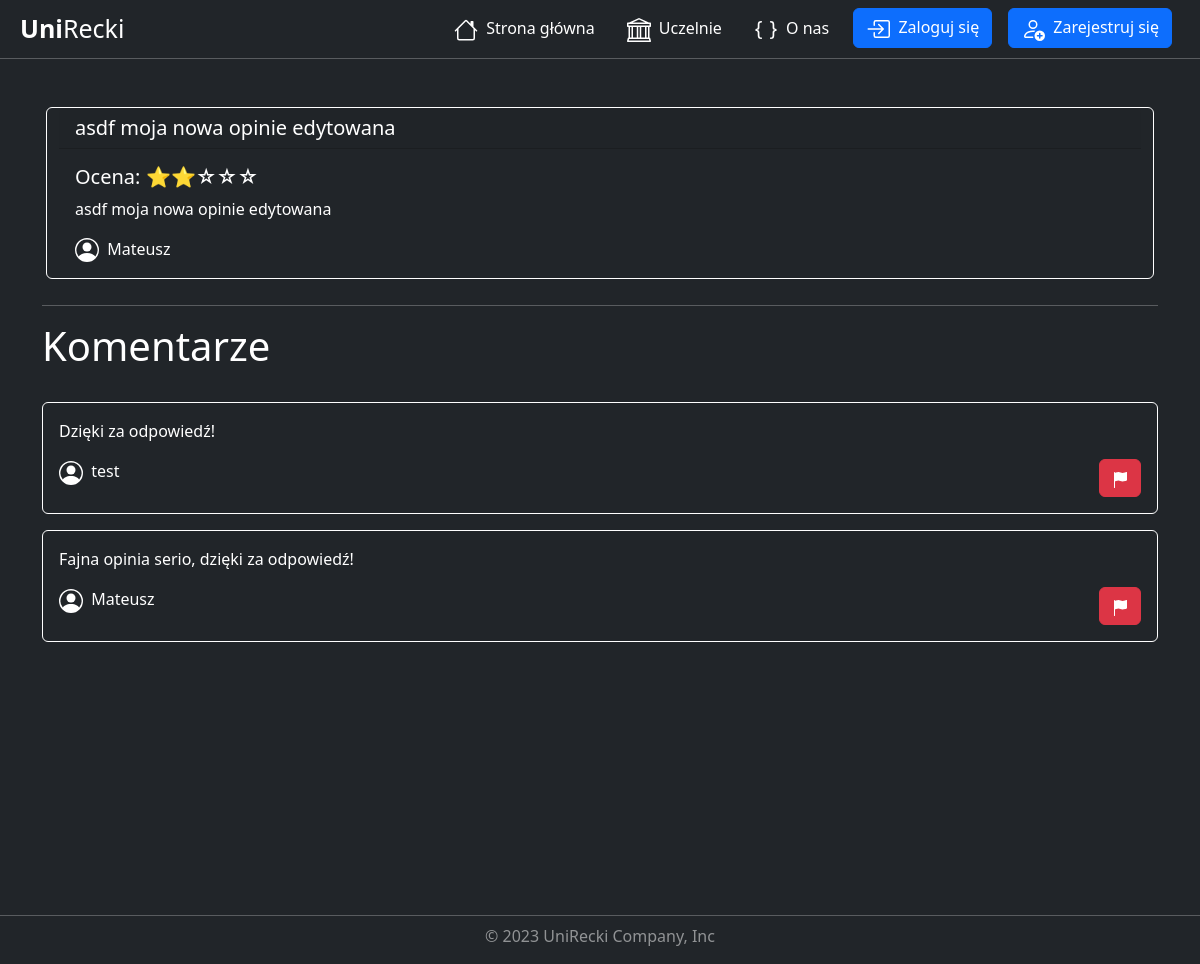
The app's page /university/review/18/, older data.
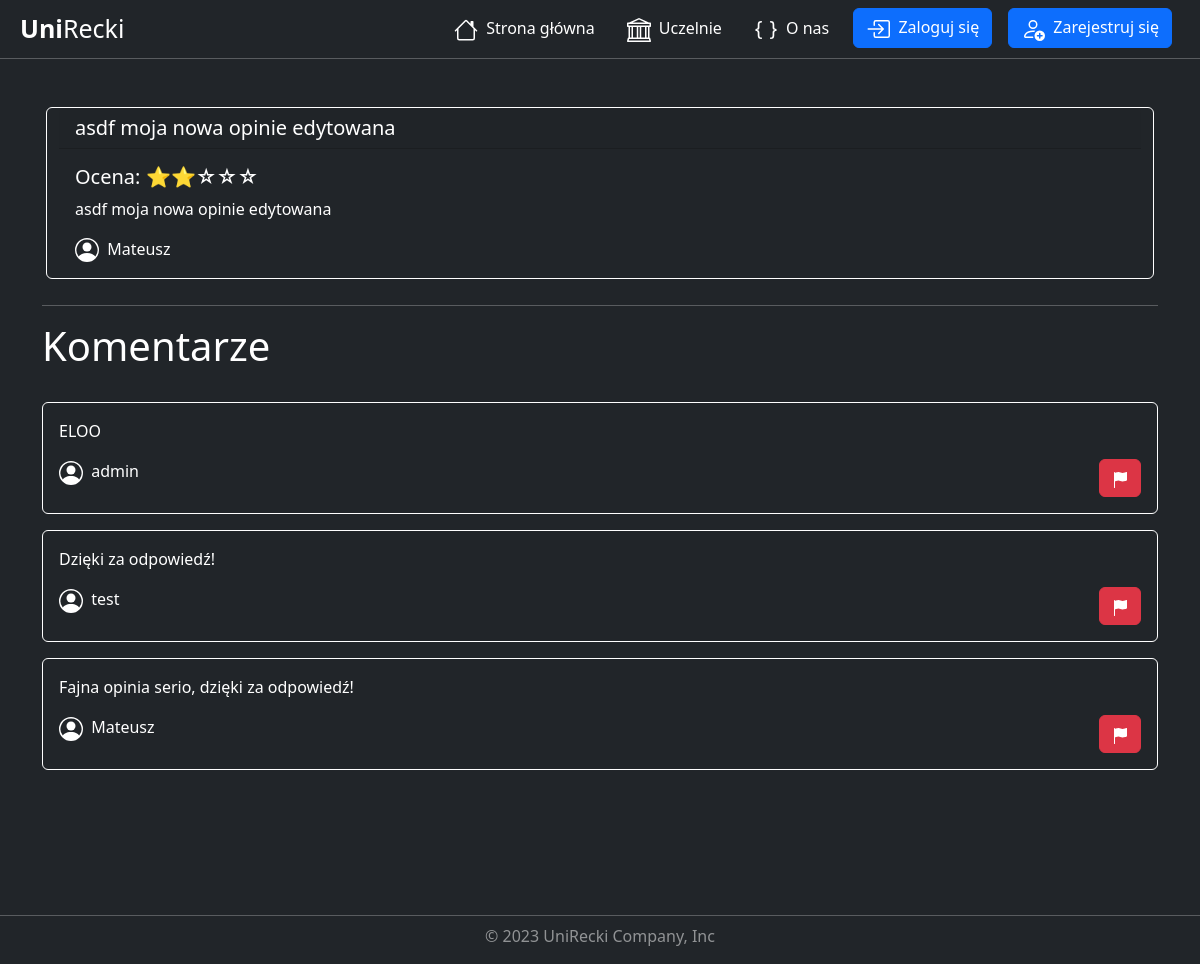
The same page, newer data.
### universities/models.py (models this page shows, shortened)
class Review(models.Model):
    title = models.CharField( max_length=150)
    description = models.CharField( max_length=3000)
    rating = models.IntegerField(validators=[
            MaxValueValidator(5),
            MinValueValidator(1)
        ])
    add_date = models.DateTimeField(default=timezone.now, blank=True)
    university = models.ForeignKey(University, on_delete=models.CASCADE)
    user = models.ForeignKey(User, on_delete=models.CASCADE)
    users_like = models.ManyToManyField(User, related_name='images_liked', blank=True)
    class Meta:
        verbose_name = 'Review'
        verbose_name_plural = 'Reviews'

class Comment(models.Model):
    description = models.CharField( max_length=3000)
    add_date = models.DateTimeField(default=timezone.now, blank=True)
    review = models.ForeignKey(Review, on_delete=models.CASCADE)
    user = models.ForeignKey(User, on_delete=models.CASCADE)
    class Meta:
        verbose_name = 'Comment'
        verbose_name_plural = 'Comments'

### universities/views.py (the view)
# urls.py: path('review/<int:pk>/', views.ReviewDetailView.as_view(), name='review_detail'),
class ReviewDetailView(DetailView):
    model = Review
    template_name = 'universities/review_detail.html'
    context_object_name = 'review'
    def get_context_data(self, **kwargs):
        context = super().get_context_data(**kwargs)
        review = self.get_object()
        comments = review.comment_set.all().order_by('-add_date')
        context['comments'] = comments
        return context

### universities/templates/universities/review_detail.html (shortened to what this page needs)
{% extends "base.html" %}
{% load static %}
{% block css %}
    <link rel="stylesheet" href="{% static "universities/review_detail.css" %}">
{% endblock css %}
{% block content %}
    <div class="container mt-5">
        <div class="row mx-1">
            <div class="card bg-dark">
                <h5 class="card-header ">{{ review.title }}</h5>
                <div class="card-body">
                    <h5 class="card-title">
                        Ocena:
                        {% if review.rating == 5 %}
                            ⭐⭐⭐⭐⭐
                        {% elif review.rating == 4 %}
                            ⭐⭐⭐⭐☆
                        {% elif review.rating == 3 %}
                            ⭐⭐⭐☆☆
                        {% elif review.rating == 2 %}
                            ⭐⭐☆☆☆
                        {% elif review.rating == 1 %}
                            ⭐☆☆☆☆
                        {% endif %}
                    </h5>
                    <p class="card-text">{{ review.description }}</p>
                    <p class="card-text">
                        {{ review.user.username }}
                    </p>
                </div>
            </div>
        </div>
        <hr class="mt-3">
        <div class="row">
            <h1>Komentarze</h1>
        </div>
        <div class="row">
            <div class="container mt-2">
                {% for comment in comments %}
                    <div class="card bg-dark mt-3">
                        <div class="card-body">
                            <p class="card-text">{{ comment.description }}</p>
                            <div class="row">
                                <div class="col-6">
                                    <p class="card-text">
                                        {{ comment.user.username }}
                                    </p>
                                </div>
                                <div class="col-6 d-flex justify-content-end align-items-end">
                                    <a href="{% url 'comment_report_create' review.pk comment.pk %}"
                                       title="Zgłoś komentarz"
                                       class="btn btn-danger">
                                    </a>
                                </div>
                            </div>
                        </div>
                    </div>
                {% empty %}
                    <p>Brak komentarzy dla tej opinii.</p>
                {% endfor %}
            </div>
        </div>
    </div>
{% endblock content %}

### templates/base.html (shortened to what this page needs)
{% load static %}
<!DOCTYPE html>
<html lang="en">
  <head>
    <link href="https://cdn.jsdelivr.net/npm/bootstrap@5.3.0-alpha3/dist/css/bootstrap.min.css"
          rel="stylesheet"
 />
    <link rel="stylesheet" href="{% static 'styles.css' %}" />
    {% block css %}
    {% endblock css %}
  </head>
  <body class="bg-dark">
    <nav class="navbar navbar-expand-lg navbar-dark bg-dark p-2">
      <div class="container-fluid">
        <a class="navbar-brand p-0 fw-ligth bigger-font"
           href="{% url 'index' %}"><strong>Uni</strong>Recki</a>
        <div class="collapse navbar-collapse" id="navbarNavDropdown">
          <ul class="navbar-nav ms-auto">
            <li class="nav-item opacity">
              <a class="nav-link mx-2 active"
                 aria-current="page"
                 href="{% url 'index' %}">
              Strona główna</a>
            </li>
            <li class="nav-item opacity">
              <a class="nav-link mx-2 active" href="{% url 'university_list' %}">
              Uczelnie</a>
            </li>
            <li class="nav-item opacity">
              <a class="nav-link mx-2 active" href="{% url 'about' %}">
              O nas</a>
            </li>
            {% if not user.is_authenticated %}
              <li class="nav-item">
                <a class="btn btn-primary mx-2 my-2 my-sm-2 my-md-2 my-lg-0 my-xl-0 my-xxl-0"
                   href="{% url 'login' %}">
                Zaloguj się</a>
              </li>
              <li class="nav-item">
                <a class="btn btn-primary my-2 mx-2 my-sm-2 my-md-2 my-lg-0 my-xl-0 my-xxl-0"
                   href="{% url 'register' %}">
                Zarejestruj się</a>
              </li>
            {% endif %}
          </ul>
        </div>
      </div>
    </nav>
    <hr class="m-0" />
    <div class="min-vh-100">
      {% block content %}
      {% endblock content %}
    </div>
  </body>
  <footer class="my-2">
    <hr class="my-1" />
    <p class="text-center text-white mt-2 lower-opacity">© 2023 UniRecki Company, Inc</p>
  </footer>
</html>

### static/styles.css (style rules this page uses)
nav { color: white; }
body { color: white; }
h1 { color: white; }
a { color: white; }
.bigger-font { font-size: 25px; }
.lower-opacity { opacity: 0.5; }

### universities/static/universities/review_detail.css (style rules this page uses)
.card { color: white; border: 1px solid white; margin-bottom: 10px; }
hr { color: white; }

Row changes from the older to the newer data that the page shows:
added Comment: description "ELOO", user.username "admin"
